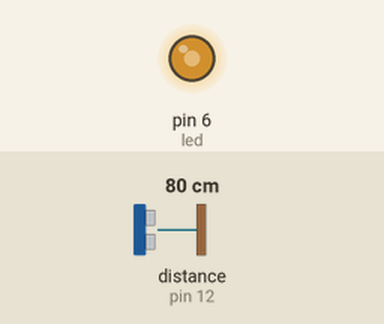
This sketch was run on a simulated Arduino Uno, built with avr-gcc and run on an emulated ATmega328P. Parts: output pins drawn as LEDs (lit = HIGH). The test bench sets the inputs (shaded band); at power-on: distance to the obstacle (sensor on pin 12) 80 cm. The echo pulse lasts 58.3 µs per cm; pins used as bus, display or sensor lines are not drawn.

Above: at 1.2 s.
1.3 s: distance to the obstacle (sensor on pin 12) set to 2 cm
At 2.3 s:
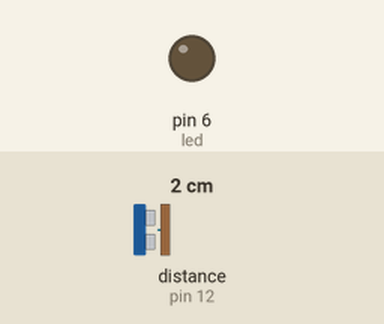
2.8 s: distance to the obstacle (sensor on pin 12) set to 4 cm
At 3.4 s:
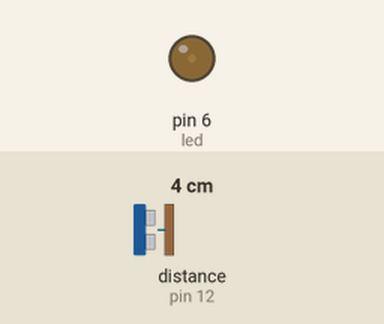
4.3 s: distance to the obstacle (sensor on pin 12) set to 18 cm
At 4.7 s:
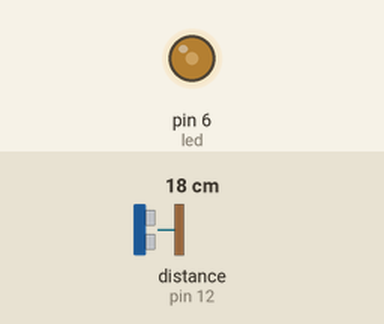
5.8 s: distance to the obstacle (sensor on pin 12) set to 250 cm
At 6.2 s:
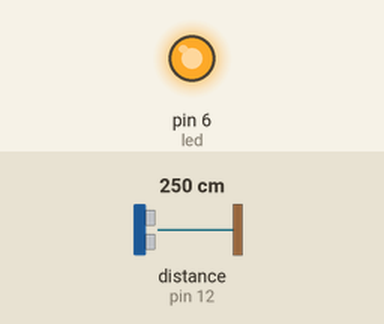
Timing chart, 0 to 8.3 s (numbered marks = the images above; inputs shaded):
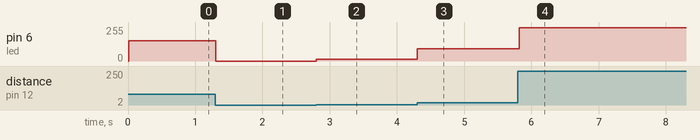

Measured:
- after the input at 1.3 s, pin 6 (led): 152/255 → 0/255 at once
- after the input at 2.8 s, pin 6 (led): 0/255 → 15/255 at once
- after the input at 4.3 s, pin 6 (led): 15/255 → 91/255 at once
- after the input at 5.8 s, pin 6 (led): 91/255 → 251/255 at once

The sketch:

LED_Brightness_by_distance.ino
```cpp
#define trigPin 13
#define echoPin 12
#define led 6
long duration, distance, y;

void setup() {
  Serial.begin(9600);
  pinMode(trigPin, OUTPUT);
  pinMode(echoPin, INPUT);
  pinMode(led, OUTPUT);
}

void loop() {
  digitalWrite(trigPin, LOW);
  delay(2);
  digitalWrite(trigPin, HIGH);
  delay(2);
  digitalWrite(trigPin, LOW);
  duration = pulseIn(echoPin, HIGH);
  distance = (duration/2) / 29.1;
  y = map(distance, 0, 50, 0, 255);
//  Serial.println(distance);
  if(y <= 5) {
      y = 0;
  }
  analogWrite(led, y);
  delay(2);
}
```
